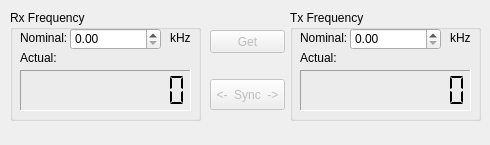
<?xml version="1.0" encoding="UTF-8"?>
<ui version="4.0">
 <class>SatSyncGui</class>
 <widget class="QMainWindow" name="SatSyncGui">
  <property name="geometry">
   <rect>
    <x>0</x>
    <y>0</y>
    <width>490</width>
    <height>145</height>
   </rect>
  </property>
  <property name="maximumSize">
   <size>
    <width>490</width>
    <height>145</height>
   </size>
  </property>
  <property name="contextMenuPolicy">
   <enum>Qt::NoContextMenu</enum>
  </property>
  <property name="windowTitle">
   <string>Satellite Rx/Tx sync for ICOM IC-705</string>
  </property>
  <widget class="QWidget" name="centralwidget">
   <widget class="QGroupBox" name="rxGroupBox">
    <property name="geometry">
     <rect>
      <x>10</x>
      <y>10</y>
      <width>191</width>
      <height>111</height>
     </rect>
    </property>
    <property name="title">
     <string>Rx Frequency</string>
    </property>
    <widget class="QDoubleSpinBox" name="nominalRxFrequency">
     <property name="geometry">
      <rect>
       <x>60</x>
       <y>18</y>
       <width>91</width>
       <height>22</height>
      </rect>
     </property>
     <property name="suffix">
      <string comment="kHz"/>
     </property>
     <property name="maximum">
      <double>999999.989999999990687</double>
     </property>
     <property name="value">
      <double>0.000000000000000</double>
     </property>
    </widget>
    <widget class="QLabel" name="label_1">
     <property name="geometry">
      <rect>
       <x>10</x>
       <y>20</y>
       <width>51</width>
       <height>16</height>
      </rect>
     </property>
     <property name="text">
      <string>Nominal:</string>
     </property>
    </widget>
    <widget class="QLabel" name="label_2">
     <property name="geometry">
      <rect>
       <x>10</x>
       <y>40</y>
       <width>41</width>
       <height>16</height>
      </rect>
     </property>
     <property name="text">
      <string>Actual:</string>
     </property>
    </widget>
    <widget class="QLCDNumber" name="actualRxFrequency">
     <property name="geometry">
      <rect>
       <x>10</x>
       <y>60</y>
       <width>171</width>
       <height>41</height>
      </rect>
     </property>
     <property name="frameShape">
      <enum>QFrame::Panel</enum>
     </property>
     <property name="frameShadow">
      <enum>QFrame::Sunken</enum>
     </property>
     <property name="smallDecimalPoint">
      <bool>false</bool>
     </property>
     <property name="digitCount">
      <number>10</number>
     </property>
     <property name="segmentStyle">
      <enum>QLCDNumber::Flat</enum>
     </property>
     <property name="value" stdset="0">
      <double>0.000000000000000</double>
     </property>
    </widget>
    <widget class="QLabel" name="label_5">
     <property name="geometry">
      <rect>
       <x>160</x>
       <y>20</y>
       <width>21</width>
       <height>16</height>
      </rect>
     </property>
     <property name="text">
      <string>kHz</string>
     </property>
    </widget>
   </widget>
   <widget class="QPushButton" name="syncButton">
    <property name="enabled">
     <bool>false</bool>
    </property>
    <property name="geometry">
     <rect>
      <x>210</x>
      <y>79</y>
      <width>75</width>
      <height>31</height>
     </rect>
    </property>
    <property name="text">
     <string>&lt;-  Sync  -&gt;</string>
    </property>
    <property name="checkable">
     <bool>true</bool>
    </property>
   </widget>
   <widget class="QGroupBox" name="txGroupBox">
    <property name="geometry">
     <rect>
      <x>290</x>
      <y>10</y>
      <width>191</width>
      <height>111</height>
     </rect>
    </property>
    <property name="title">
     <string>Tx Frequency</string>
    </property>
    <widget class="QDoubleSpinBox" name="nominalTxFrequency">
     <property name="geometry">
      <rect>
       <x>60</x>
       <y>18</y>
       <width>91</width>
       <height>22</height>
      </rect>
     </property>
     <property name="suffix">
      <string comment="kHz"/>
     </property>
     <property name="maximum">
      <double>999999.989999999990687</double>
     </property>
     <property name="value">
      <double>0.000000000000000</double>
     </property>
    </widget>
    <widget class="QLabel" name="label_3">
     <property name="geometry">
      <rect>
       <x>10</x>
       <y>20</y>
       <width>51</width>
       <height>16</height>
      </rect>
     </property>
     <property name="text">
      <string>Nominal:</string>
     </property>
    </widget>
    <widget class="QLabel" name="label_4">
     <property name="geometry">
      <rect>
       <x>10</x>
       <y>40</y>
       <width>41</width>
       <height>16</height>
      </rect>
     </property>
     <property name="text">
      <string>Actual:</string>
     </property>
    </widget>
    <widget class="QLCDNumber" name="actualTxFrequency">
     <property name="geometry">
      <rect>
       <x>10</x>
       <y>60</y>
       <width>171</width>
       <height>41</height>
      </rect>
     </property>
     <property name="frameShape">
      <enum>QFrame::Panel</enum>
     </property>
     <property name="frameShadow">
      <enum>QFrame::Sunken</enum>
     </property>
     <property name="smallDecimalPoint">
      <bool>false</bool>
     </property>
     <property name="digitCount">
      <number>10</number>
     </property>
     <property name="segmentStyle">
      <enum>QLCDNumber::Flat</enum>
     </property>
     <property name="value" stdset="0">
      <double>0.000000000000000</double>
     </property>
    </widget>
    <widget class="QLabel" name="label_6">
     <property name="geometry">
      <rect>
       <x>160</x>
       <y>20</y>
       <width>21</width>
       <height>16</height>
      </rect>
     </property>
     <property name="text">
      <string>kHz</string>
     </property>
    </widget>
   </widget>
   <widget class="QPushButton" name="readNominalButton">
    <property name="enabled">
     <bool>false</bool>
    </property>
    <property name="geometry">
     <rect>
      <x>210</x>
      <y>30</y>
      <width>75</width>
      <height>23</height>
     </rect>
    </property>
    <property name="text">
     <string>Get</string>
    </property>
   </widget>
  </widget>
  <widget class="QStatusBar" name="statusbar">
   <property name="sizeGripEnabled">
    <bool>false</bool>
   </property>
  </widget>
 </widget>
 <resources/>
 <connections/>
</ui>
